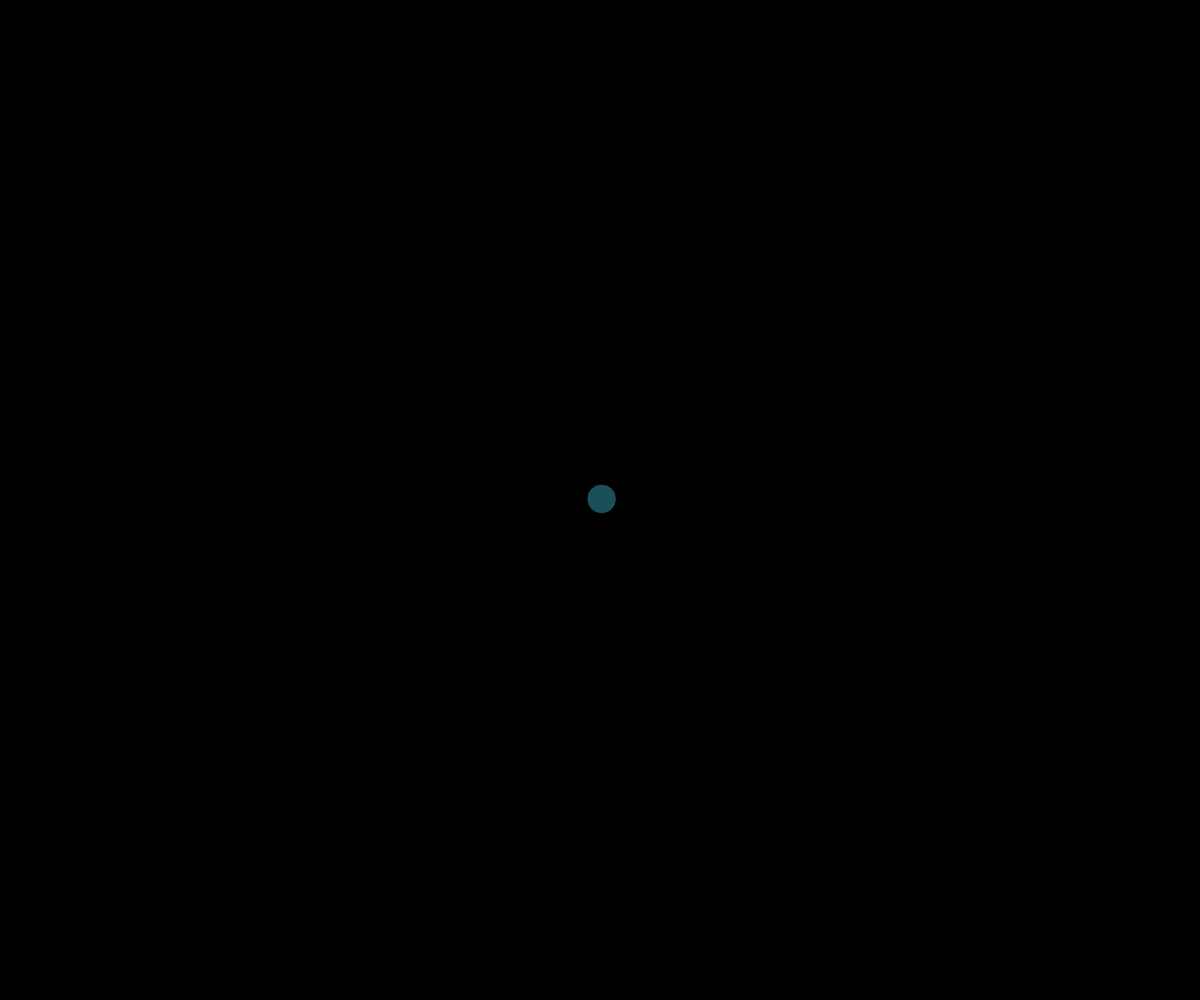
Frame 1 (no input)
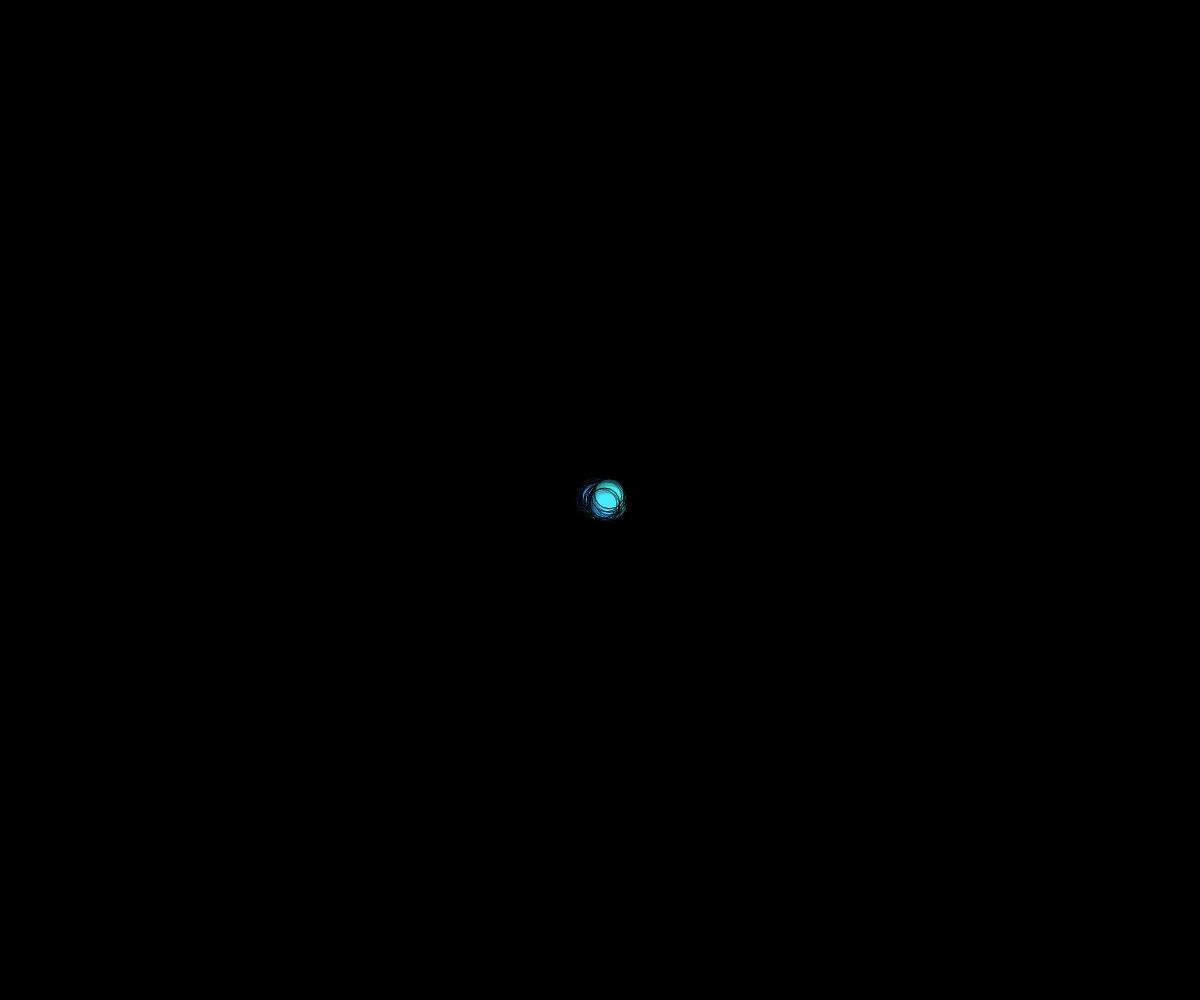
Frame 60 (no input)
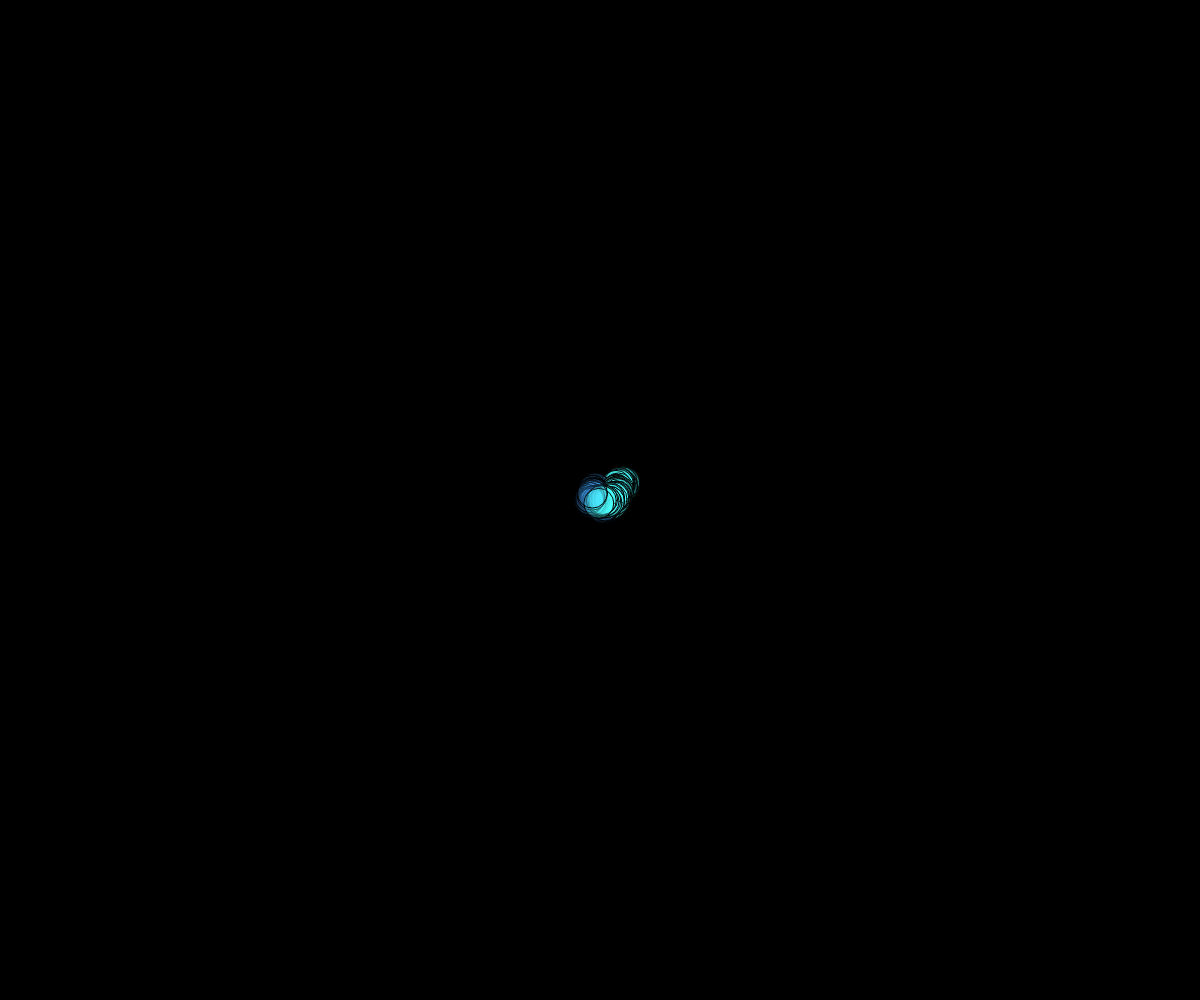
Frame 120 (the mouse pressed at the canvas centre since frame 60)

The p5.js sketch that drew these frames (run headless with seeded random() and noise() and a simulated clock; from frame 60 on, the mouse is pressed at the canvas centre):

// p5.js sketch
// ── sketch.js
let harry; // THIS iS A VARIABLE to STORE my OBJECT
let samantha; //THIS WILL STORE ANOTHER OBJECT

function setup() {
  createCanvas(windowWidth, windowHeight);
  background(0, 0, 0);
  x = width / 2;
  y = height / 2;
  colorMode(HSB);

  harry = new Drunk(width / 2, height / 2, 30, 3, 180);
  samantha = new Drunk(width / 2, height / 2, 30, 3, 210);
}

function draw() {
  harry.move();
  harry.drawDrunk();
  samantha.move();
  samantha.drawDrunk();
  // use customize function with ();
  // Its also using corresponding variable defined in our customize
  // function. Eg.: drunkSpeed = 9, drunkHue = 50, drunkDiameter =50)
}

// customized function
function drawDrunk(drunkSpeed, drunkHue, drunkDiameter) {
  x = x + random(-drunkSpeed, drunkSpeed);
  y = y + random(-drunkSpeed, drunkSpeed);
  fill(drunkHue, 70, 100, opacity);
  circle(x, y, drunkDiameter);
}

// Notes:
// CLASS: factory for objects
// OBJECT: assenblage of variables + functions

class Drunk {
  constructor(x, y, diameter, speed, hue) {
    this.x = x;
    this.y = y;
    this.diameter = diameter;
    this.speed = speed;
    this.hue = hue;
    this.opacity = random(0, 0.4); //you can also initialize variables
  }

  move() {
    // you can dclare functions or "methods" like this
    this.x = this.x + random(-this.speed, this.speed);
    this.y = this.y + random(-this.speed, this.speed);
  }

  drawDrunk() {
    fill(this.hue, 70, 100, this.opacity);
    circle(this.x, this.y, this.diameter);
  }
}
